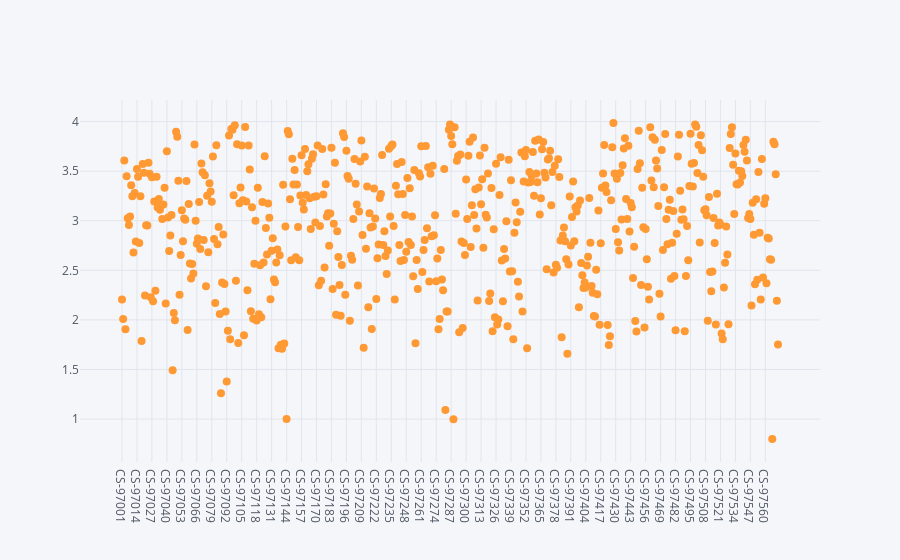

Here is the notebook cell this chart was saved with:
### Code cell
stud.iplot(kind='scatter',x='Seat No.',y='CGPA',mode='markers',size=8)    # Plot for Seat No. vs CGPA

### Figure 1 — Plotly figure (JSON) as saved in the notebook; plotly's stock layout.template omitted (floating-point values rounded to 4 significant figures; data arrays with more than 128 entries replaced by an {"elided": "..."} marker saying what was removed)
{"data": [{"line": {"color": "rgba(255, 153, 51, 1.0)", "dash": "solid", "shape": "linear", "width": 1.3}, "marker": {"size": 8, "symbol": "circle"}, "mode": "markers", "name": "CGPA", "text": "", "type": "scatter", "x": {"elided": "571 str values"}, "y": {"elided": "571 float values"}}], "layout": {"legend": {"bgcolor": "#F5F6F9", "font": {"color": "#4D5663"}}, "paper_bgcolor": "#F5F6F9", "plot_bgcolor": "#F5F6F9", "title": {"font": {"color": "#4D5663"}}, "xaxis": {"gridcolor": "#E1E5ED", "showgrid": true, "tickfont": {"color": "#4D5663"}, "title": {"font": {"color": "#4D5663"}, "text": ""}, "zerolinecolor": "#E1E5ED"}, "yaxis": {"gridcolor": "#E1E5ED", "showgrid": true, "tickfont": {"color": "#4D5663"}, "title": {"font": {"color": "#4D5663"}, "text": ""}, "zerolinecolor": "#E1E5ED"}}}
